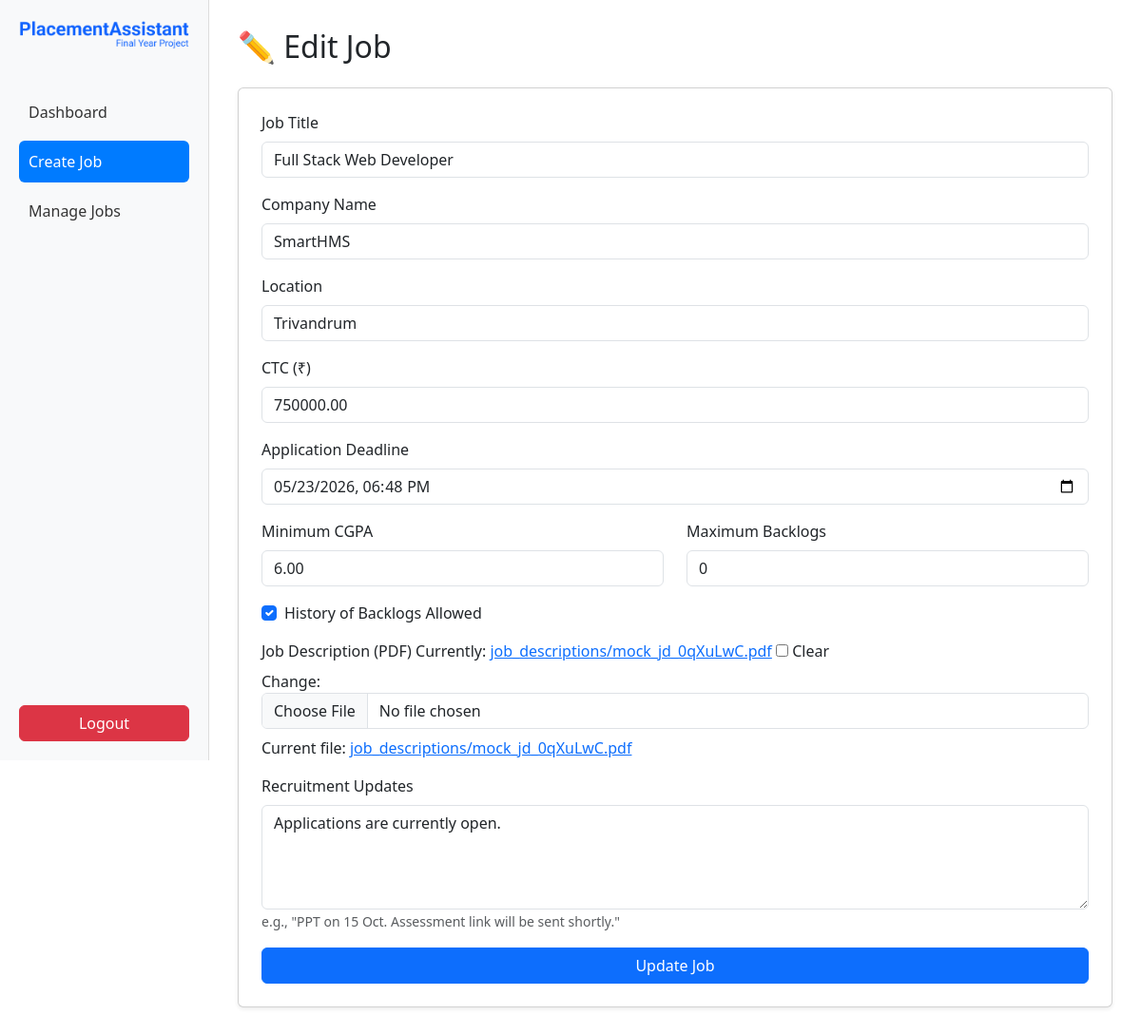
The page /jobs/edit/9/ (signed in) on the database its author committed.
### jobs/models.py (models this page shows, shortened)
class Job(models.Model):
    SLAB_CHOICES = [
        (1, "Slab 1 (< 6 LPA)"),
        (2, "Slab 2 (6–12 LPA)"),
        (3, "Slab 3 (>= 12 LPA)"),
    ]
    STATUS_CHOICES = [
        ('open', 'Applications Open'),
        ('progress', 'In Progress'),
        ('closed', 'Completed'),
    ]
    title = models.CharField(max_length=255)
    company_name = models.CharField(max_length=255)
    location = models.CharField(max_length=255)
    ctc = models.DecimalField(max_digits=10, decimal_places=2)  # LPA
    slab = models.IntegerField(choices=SLAB_CHOICES, blank=True, null=True)
    deadline = models.DateTimeField()
    min_cgpa = models.DecimalField(max_digits=4, decimal_places=2)
    max_backlogs = models.IntegerField(default=0)
    history_allowed = models.BooleanField(default=True)
    jd_file = models.FileField(upload_to="job_descriptions/",null=True, blank=True)
    created_by = models.ForeignKey(User, on_delete=models.CASCADE, related_name="posted_jobs")
    created_at = models.DateTimeField(auto_now_add=True)
    status = models.CharField(max_length=20, choices=STATUS_CHOICES, default='open')
    recruitment_updates = models.TextField(default="Applications are currently open.", blank=True)

### jobs/views.py (the view)
# urls.py: path("edit/<int:job_id>/", views.edit_job, name="edit_job"),
@login_required
def edit_job(request, job_id):
    job = get_object_or_404(Job, id=job_id)
    if request.method == 'POST':
        form = JobForm(request.POST, request.FILES, instance=job)
        if form.is_valid():
            form.save()
            return redirect('manage_jobs')
    else:
        form = JobForm(instance=job)
    return render(request, 'jobs/post_job.html', {'form': form, 'edit_mode': True, 'job': job})

### jobs/forms.py
class JobForm(forms.ModelForm):
    class Meta:
        model = Job
        fields = [
            "title", "company_name", "location", "ctc", "deadline",
            "min_cgpa", "max_backlogs", "history_allowed", "jd_file","recruitment_updates"
        ]
        widgets = {
            "deadline": forms.DateTimeInput(attrs={"type": "datetime-local"}),
        }

### jobs/templates/jobs/post_job.html (shortened to what this page needs)
{% load static %}
{% load widget_tweaks %}
<!DOCTYPE html>
<html lang="en">
<head>
  <link href="https://cdn.jsdelivr.net/npm/bootstrap@5.3.2/dist/css/bootstrap.min.css" rel="stylesheet">
</head>
<body>
  <div class="d-flex">
    <div class="sidebar">
      <div>
        <div class="logo-container">
          <img src="{% static 'images/logo.png' %}" alt="PlacementAssistant Logo" class="img-fluid logo-img">
        </div>
        <br>
        <a href="{% url 'coordinator_dashboard' %}" >Dashboard</a>
        <a href="{% url 'post_job' %}" class="active">Create Job</a>
        <a href="{% url 'manage_jobs' %}">Manage Jobs</a>
      </div>
      <form method="post" action="/">
        <button type="submit" class="btn btn-danger w-100 mt-3">Logout</button>
      </form>
    </div>
    <div class="main-content">
      <h2 class="mb-4">
        {% if edit_mode %}✏️ Edit Job{% else %}📌 Post New Job{% endif %}
      </h2>
      <div class="card shadow-sm p-4">
        <form method="post" enctype="multipart/form-data">
          <div class="mb-3">
            <label for="id_title" class="form-label">Job Title</label>
            {{ form.title|add_class:"form-control" }}
          </div>
          <div class="mb-3">
            <label for="id_company_name" class="form-label">Company Name</label>
            {{ form.company_name|add_class:"form-control" }}
          </div>
          <div class="mb-3">
            <label for="id_location" class="form-label">Location</label>
            {{ form.location|add_class:"form-control" }}
          </div>
          <div class="mb-3">
            <label for="id_ctc" class="form-label">CTC (₹)</label>
            {{ form.ctc|add_class:"form-control" }}
          </div>
          <div class="mb-3">
            <label for="id_deadline" class="form-label">Application Deadline</label>
            {{ form.deadline|add_class:"form-control" }}
          </div>
          <div class="row">
            <div class="col-md-6 mb-3">
              <label for="id_min_cgpa" class="form-label">Minimum CGPA</label>
              {{ form.min_cgpa|add_class:"form-control" }}
            </div>
            <div class="col-md-6 mb-3">
              <label for="id_max_backlogs" class="form-label">Maximum Backlogs</label>
              {{ form.max_backlogs|add_class:"form-control" }}
            </div>
          </div>
          <div class="form-check mb-3">
            {{ form.history_allowed|add_class:"form-check-input" }}
            <label for="id_history_allowed" class="form-check-label">History of Backlogs Allowed</label>
          </div>
          <div class="mb-3">
            <label for="id_jd_file" class="form-label">Job Description (PDF)</label>
            {{ form.jd_file|add_class:"form-control" }}
            {% if edit_mode and job.jd_file %}
              <p class="mt-2">
                Current file:
                <a href="{{ job.jd_file.url }}" target="_blank">{{ job.jd_file.name }}</a>
              </p>
            {% endif %}
          </div>
           <div class="mb-3">
                <label for="id_recruitment_updates" class="form-label">Recruitment Updates</label>
                {{ form.recruitment_updates|add_class:"form-control"|attr:"rows:4" }}
                <small class="form-text text-muted">e.g., "PPT on 15 Oct. Assessment link will be sent shortly."</small>
            </div>
          <button type="submit" class="btn btn-primary w-100">
            {% if edit_mode %}Update Job{% else %}Submit Job{% endif %}
          </button>
        </form>
      </div>
    </div>
  </div>
</body>
</html>

### jobs/templates/jobs/post_job.html (style rules this page uses)
body { font-family: 'Segoe UI', sans-serif; }
.sidebar { width: 220px; height: 100vh; background: #f8f9fa; border-right: 1px solid #ddd; padding: 20px; display: flex; flex-direction: column; position: sticky; top: 0; }
.sidebar form { margin-top: auto !important; padding-top: 10px; }
.sidebar a { display: block; color: #333; padding: 10px; text-decoration: none; border-radius: 6px; margin-bottom: 8px; }
.sidebar a.active { background: #007bff; color: #fff; }
.sidebar form { margin-top: auto; }
.main-content { flex: 1; padding: 30px; }
.logo-container { text-align: center; margin-bottom: 20px; }
.logo-img { max-width: 100%; height: auto; max-height: 40px; }

### rows shown on the page
Job: title "Full Stack Web Developer", company_name "SmartHMS", location "Trivandrum", ctc "750000.00", deadline "05/23/2026 18:48", min_cgpa "6.00", max_backlogs "0", history_allowed "☑", jd_file.name "job_descriptions/mock_jd_0qXuLwC.pdf", recruitment_updates "Applications are currently open."
